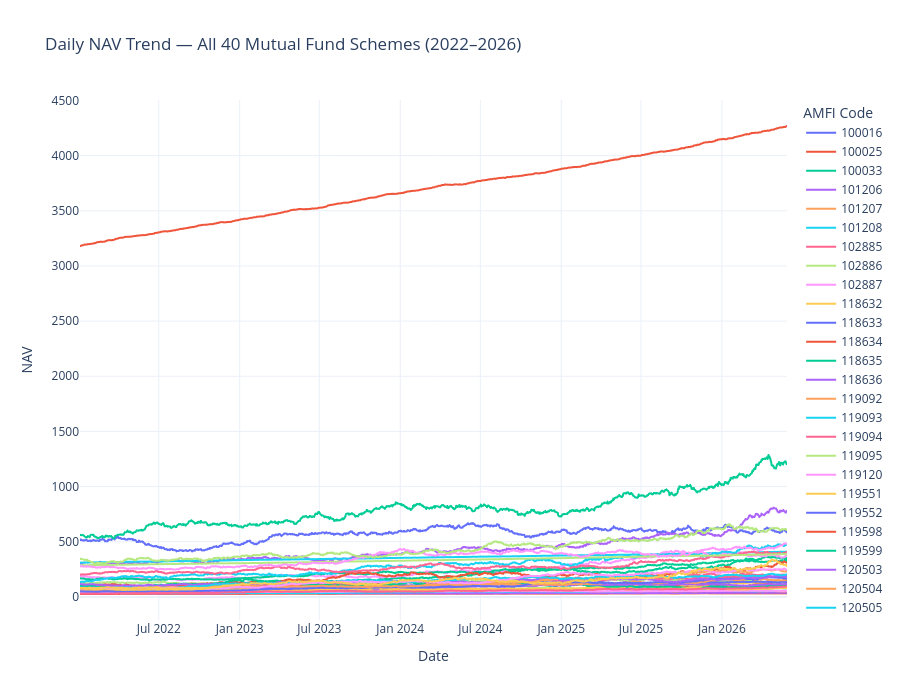

The notebook cell saved with this chart:
### Code cell
# ============================================================
# TASK 1 — DAILY NAV TREND FOR ALL 40 SCHEMES
# ============================================================

fig = px.line(
    nav_history,
    x="date",
    y="nav",
    color="amfi_code",
    title="Daily NAV Trend — All 40 Mutual Fund Schemes (2022–2026)",
    labels={
        "date": "Date",
        "nav": "NAV",
        "amfi_code": "AMFI Code"
    }
)

fig.update_layout(
    template="plotly_white",
    height=700,
    hovermode="x unified",
    legend_title_text="AMFI Code"
)

fig.show()

### Figure 1 — Plotly figure (JSON) as saved in the notebook; plotly's stock layout.template omitted (floating-point values rounded to 4 significant figures; data arrays with more than 128 entries replaced by an {"elided": "..."} marker saying what was removed)
{"data": [{"hovertemplate": "AMFI Code=100016<br>Date=%{x}<br>NAV=%{y}<extra></extra>", "legendgroup": "100016", "line": {"color": "#636efa", "dash": "solid"}, "marker": {"symbol": "circle"}, "mode": "lines", "name": "100016", "showlegend": true, "type": "scattergl", "x": {"elided": "1150 str values"}, "xaxis": "x", "y": {"elided": "1150 float values"}, "yaxis": "y"}, {"hovertemplate": "AMFI Code=100025<br>Date=%{x}<br>NAV=%{y}<extra></extra>", "legendgroup": "100025", "line": {"color": "#EF553B", "dash": "solid"}, "marker": {"symbol": "circle"}, "mode": "lines", "name": "100025", "showlegend": true, "type": "scattergl", "x": {"elided": "1150 str values"}, "xaxis": "x", "y": {"elided": "1150 float values"}, "yaxis": "y"}, {"hovertemplate": "AMFI Code=100033<br>Date=%{x}<br>NAV=%{y}<extra></extra>", "legendgroup": "100033", "line": {"color": "#00cc96", "dash": "solid"}, "marker": {"symbol": "circle"}, "mode": "lines", "name": "100033", "showlegend": true, "type": "scattergl", "x": {"elided": "1150 str values"}, "xaxis": "x", "y": {"elided": "1150 float values"}, "yaxis": "y"}, {"hovertemplate": "AMFI Code=101206<br>Date=%{x}<br>NAV=%{y}<extra></extra>", "legendgroup": "101206", "line": {"color": "#ab63fa", "dash": "solid"}, "marker": {"symbol": "circle"}, "mode": "lines", "name": "101206", "showlegend": true, "type": "scattergl", "x": {"elided": "1150 str values"}, "xaxis": "x", "y": {"elided": "1150 float values"}, "yaxis": "y"}, {"hovertemplate": "AMFI Code=101207<br>Date=%{x}<br>NAV=%{y}<extra></extra>", "legendgroup": "101207", "line": {"color": "#FFA15A", "dash": "solid"}, "marker": {"symbol": "circle"}, "mode": "lines", "name": "101207", "showlegend": true, "type": "scattergl", "x": {"elided": "1150 str values"}, "xaxis": "x", "y": {"elided": "1150 float values"}, "yaxis": "y"}, {"hovertemplate": "AMFI Code=101208<br>Date=%{x}<br>NAV=%{y}<extra></extra>", "legendgroup": "101208", "line": {"color": "#19d3f3", "dash": "solid"}, "marker": {"symbol": "circle"}, "mode": "lines", "name": "101208", "showlegend": true, "type": "scattergl", "x": {"elided": "1150 str values"}, "xaxis": "x", "y": {"elided": "1150 float values"}, "yaxis": "y"}, {"hovertemplate": "AMFI Code=102885<br>Date=%{x}<br>NAV=%{y}<extra></extra>", "legendgroup": "102885", "line": {"color": "#FF6692", "dash": "solid"}, "marker": {"symbol": "circle"}, "mode": "lines", "name": "102885", "showlegend": true, "type": "scattergl", "x": {"elided": "1150 str values"}, "xaxis": "x", "y": {"elided": "1150 float values"}, "yaxis": "y"}, {"hovertemplate": "AMFI Code=102886<br>Date=%{x}<br>NAV=%{y}<extra></extra>", "legendgroup": "102886", "line": {"color": "#B6E880", "dash": "solid"}, "marker": {"symbol": "circle"}, "mode": "lines", "name": "102886", "showlegend": true, "type": "scattergl", "x": {"elided": "1150 str values"}, "xaxis": "x", "y": {"elided": "1150 float values"}, "yaxis": "y"}, {"hovertemplate": "AMFI Code=102887<br>Date=%{x}<br>NAV=%{y}<extra></extra>", "legendgroup": "102887", "line": {"color": "#FF97FF", "dash": "solid"}, "marker": {"symbol": "circle"}, "mode": "lines", "name": "102887", "showlegend": true, "type": "scattergl", "x": {"elided": "1150 str values"}, "xaxis": "x", "y": {"elided": "1150 float values"}, "yaxis": "y"}, {"hovertemplate": "AMFI Code=118632<br>Date=%{x}<br>NAV=%{y}<extra></extra>", "legendgroup": "118632", "line": {"color": "#FECB52", "dash": "solid"}, "marker": {"symbol": "circle"}, "mode": "lines", "name": "118632", "showlegend": true, "type": "scattergl", "x": {"elided": "1150 str values"}, "xaxis": "x", "y": {"elided": "1150 float values"}, "yaxis": "y"}, {"hovertemplate": "AMFI Code=118633<br>Date=%{x}<br>NAV=%{y}<extra></extra>", "legendgroup": "118633", "line": {"color": "#636efa", "dash": "solid"}, "marker": {"symbol": "circle"}, "mode": "lines", "name": "118633", "showlegend": true, "type": "scattergl", "x": {"elided": "1150 str values"}, "xaxis": "x", "y": {"elided": "1150 float values"}, "yaxis": "y"}, {"hovertemplate": "AMFI Code=118634<br>Date=%{x}<br>NAV=%{y}<extra></extra>", "legendgroup": "118634", "line": {"color": "#EF553B", "dash": "solid"}, "marker": {"symbol": "circle"}, "mode": "lines", "name": "118634", "showlegend": true, "type": "scattergl", "x": {"elided": "1150 str values"}, "xaxis": "x", "y": {"elided": "1150 float values"}, "yaxis": "y"}, {"hovertemplate": "AMFI Code=118635<br>Date=%{x}<br>NAV=%{y}<extra></extra>", "legendgroup": "118635", "line": {"color": "#00cc96", "dash": "solid"}, "marker": {"symbol": "circle"}, "mode": "lines", "name": "118635", "showlegend": true, "type": "scattergl", "x": {"elided": "1150 str values"}, "xaxis": "x", "y": {"elided": "1150 float values"}, "yaxis": "y"}, {"hovertemplate": "AMFI Code=118636<br>Date=%{x}<br>NAV=%{y}<extra></extra>", "legendgroup": "118636", "line": {"color": "#ab63fa", "dash": "solid"}, "marker": {"symbol": "circle"}, "mode": "lines", "name": "118636", "showlegend": true, "type": "scattergl", "x": {"elided": "1150 str values"}, "xaxis": "x", "y": {"elided": "1150 float values"}, "yaxis": "y"}, {"hovertemplate": "AMFI Code=119092<br>Date=%{x}<br>NAV=%{y}<extra></extra>", "legendgroup": "119092", "line": {"color": "#FFA15A", "dash": "solid"}, "marker": {"symbol": "circle"}, "mode": "lines", "name": "119092", "showlegend": true, "type": "scattergl", "x": {"elided": "1150 str values"}, "xaxis": "x", "y": {"elided": "1150 float values"}, "yaxis": "y"}, {"hovertemplate": "AMFI Code=119093<br>Date=%{x}<br>NAV=%{y}<extra></extra>", "legendgroup": "119093", "line": {"color": "#19d3f3", "dash": "solid"}, "marker": {"symbol": "circle"}, "mode": "lines", "name": "119093", "showlegend": true, "type": "scattergl", "x": {"elided": "1150 str values"}, "xaxis": "x", "y": {"elided": "1150 float values"}, "yaxis": "y"}, {"hovertemplate": "AMFI Code=119094<br>Date=%{x}<br>NAV=%{y}<extra></extra>", "legendgroup": "119094", "line": {"color": "#FF6692", "dash": "solid"}, "marker": {"symbol": "circle"}, "mode": "lines", "name": "119094", "showlegend": true, "type": "scattergl", "x": {"elided": "1150 str values"}, "xaxis": "x", "y": {"elided": "1150 float values"}, "yaxis": "y"}, {"hovertemplate": "AMFI Code=119095<br>Date=%{x}<br>NAV=%{y}<extra></extra>", "legendgroup": "119095", "line": {"color": "#B6E880", "dash": "solid"}, "marker": {"symbol": "circle"}, "mode": "lines", "name": "119095", "showlegend": true, "type": "scattergl", "x": {"elided": "1150 str values"}, "xaxis": "x", "y": {"elided": "1150 float values"}, "yaxis": "y"}, {"hovertemplate": "AMFI Code=119120<br>Date=%{x}<br>NAV=%{y}<extra></extra>", "legendgroup": "119120", "line": {"color": "#FF97FF", "dash": "solid"}, "marker": {"symbol": "circle"}, "mode": "lines", "name": "119120", "showlegend": true, "type": "scattergl", "x": {"elided": "1150 str values"}, "xaxis": "x", "y": {"elided": "1150 float values"}, "yaxis": "y"}, {"hovertemplate": "AMFI Code=119551<br>Date=%{x}<br>NAV=%{y}<extra></extra>", "legendgroup": "119551", "line": {"color": "#FECB52", "dash": "solid"}, "marker": {"symbol": "circle"}, "mode": "lines", "name": "119551", "showlegend": true, "type": "scattergl", "x": {"elided": "1150 str values"}, "xaxis": "x", "y": {"elided": "1150 float values"}, "yaxis": "y"}, {"hovertemplate": "AMFI Code=119552<br>Date=%{x}<br>NAV=%{y}<extra></extra>", "legendgroup": "119552", "line": {"color": "#636efa", "dash": "solid"}, "marker": {"symbol": "circle"}, "mode": "lines", "name": "119552", "showlegend": true, "type": "scattergl", "x": {"elided": "1150 str values"}, "xaxis": "x", "y": {"elided": "1150 float values"}, "yaxis": "y"}, {"hovertemplate": "AMFI Code=119598<br>Date=%{x}<br>NAV=%{y}<extra></extra>", "legendgroup": "119598", "line": {"color": "#EF553B", "dash": "solid"}, "marker": {"symbol": "circle"}, "mode": "lines", "name": "119598", "showlegend": true, "type": "scattergl", "x": {"elided": "1150 str values"}, "xaxis": "x", "y": {"elided": "1150 float values"}, "yaxis": "y"}, {"hovertemplate": "AMFI Code=119599<br>Date=%{x}<br>NAV=%{y}<extra></extra>", "legendgroup": "119599", "line": {"color": "#00cc96", "dash": "solid"}, "marker": {"symbol": "circle"}, "mode": "lines", "name": "119599", "showlegend": true, "type": "scattergl", "x": {"elided": "1150 str values"}, "xaxis": "x", "y": {"elided": "1150 float values"}, "yaxis": "y"}, {"hovertemplate": "AMFI Code=120503<br>Date=%{x}<br>NAV=%{y}<extra></extra>", "legendgroup": "120503", "line": {"color": "#ab63fa", "dash": "solid"}, "marker": {"symbol": "circle"}, "mode": "lines", "name": "120503", "showlegend": true, "type": "scattergl", "x": {"elided": "1150 str values"}, "xaxis": "x", "y": {"elided": "1150 float values"}, "yaxis": "y"}, {"hovertemplate": "AMFI Code=120504<br>Date=%{x}<br>NAV=%{y}<extra></extra>", "legendgroup": "120504", "line": {"color": "#FFA15A", "dash": "solid"}, "marker": {"symbol": "circle"}, "mode": "lines", "name": "120504", "showlegend": true, "type": "scattergl", "x": {"elided": "1150 str values"}, "xaxis": "x", "y": {"elided": "1150 float values"}, "yaxis": "y"}, {"hovertemplate": "AMFI Code=120505<br>Date=%{x}<br>NAV=%{y}<extra></extra>", "legendgroup": "120505", "line": {"color": "#19d3f3", "dash": "solid"}, "marker": {"symbol": "circle"}, "mode": "lines", "name": "120505", "showlegend": true, "type": "scattergl", "x": {"elided": "1150 str values"}, "xaxis": "x", "y": {"elided": "1150 float values"}, "yaxis": "y"}, {"hovertemplate": "AMFI Code=120506<br>Date=%{x}<br>NAV=%{y}<extra></extra>", "legendgroup": "120506", "line": {"color": "#FF6692", "dash": "solid"}, "marker": {"symbol": "circle"}, "mode": "lines", "name": "120506", "showlegend": true, "type": "scattergl", "x": {"elided": "1150 str values"}, "xaxis": "x", "y": {"elided": "1150 float values"}, "yaxis": "y"}, {"hovertemplate": "AMFI Code=120507<br>Date=%{x}<br>NAV=%{y}<extra></extra>", "legendgroup": "120507", "line": {"color": "#B6E880", "dash": "solid"}, "marker": {"symbol": "circle"}, "mode": "lines", "name": "120507", "showlegend": true, "type": "scattergl", "x": {"elided": "1150 str values"}, "xaxis": "x", "y": {"elided": "1150 float values"}, "yaxis": "y"}, {"hovertemplate": "AMFI Code=120841<br>Date=%{x}<br>NAV=%{y}<extra></extra>", "legendgroup": "120841", "line": {"color": "#FF97FF", "dash": "solid"}, "marker": {"symbol": "circle"}, "mode": "lines", "name": "120841", "showlegend": true, "type": "scattergl", "x": {"elided": "1150 str values"}, "xaxis": "x", "y": {"elided": "1150 float values"}, "yaxis": "y"}, {"hovertemplate": "AMFI Code=120842<br>Date=%{x}<br>NAV=%{y}<extra></extra>", "legendgroup": "120842", "line": {"color": "#FECB52", "dash": "solid"}, "marker": {"symbol": "circle"}, "mode": "lines", "name": "120842", "showlegend": true, "type": "scattergl", "x": {"elided": "1150 str values"}, "xaxis": "x", "y": {"elided": "1150 float values"}, "yaxis": "y"}, {"hovertemplate": "AMFI Code=120843<br>Date=%{x}<br>NAV=%{y}<extra></extra>", "legendgroup": "120843", "line": {"color": "#636efa", "dash": "solid"}, "marker": {"symbol": "circle"}, "mode": "lines", "name": "120843", "showlegend": true, "type": "scattergl", "x": {"elided": "1150 str values"}, "xaxis": "x", "y": {"elided": "1150 float values"}, "yaxis": "y"}, {"hovertemplate": "AMFI Code=120844<br>Date=%{x}<br>NAV=%{y}<extra></extra>", "legendgroup": "120844", "line": {"color": "#EF553B", "dash": "solid"}, "marker": {"symbol": "circle"}, "mode": "lines", "name": "120844", "showlegend": true, "type": "scattergl", "x": {"elided": "1150 str values"}, "xaxis": "x", "y": {"elided": "1150 float values"}, "yaxis": "y"}, {"hovertemplate": "AMFI Code=125497<br>Date=%{x}<br>NAV=%{y}<extra></extra>", "legendgroup": "125497", "line": {"color": "#00cc96", "dash": "solid"}, "marker": {"symbol": "circle"}, "mode": "lines", "name": "125497", "showlegend": true, "type": "scattergl", "x": {"elided": "1150 str values"}, "xaxis": "x", "y": {"elided": "1150 float values"}, "yaxis": "y"}, {"hovertemplate": "AMFI Code=125498<br>Date=%{x}<br>NAV=%{y}<extra></extra>", "legendgroup": "125498", "line": {"color": "#ab63fa", "dash": "solid"}, "marker": {"symbol": "circle"}, "mode": "lines", "name": "125498", "showlegend": true, "type": "scattergl", "x": {"elided": "1150 str values"}, "xaxis": "x", "y": {"elided": "1150 float values"}, "yaxis": "y"}, {"hovertemplate": "AMFI Code=148567<br>Date=%{x}<br>NAV=%{y}<extra></extra>", "legendgroup": "148567", "line": {"color": "#FFA15A", "dash": "solid"}, "marker": {"symbol": "circle"}, "mode": "lines", "name": "148567", "showlegend": true, "type": "scattergl", "x": {"elided": "1150 str values"}, "xaxis": "x", "y": {"elided": "1150 float values"}, "yaxis": "y"}, {"hovertemplate": "AMFI Code=148568<br>Date=%{x}<br>NAV=%{y}<extra></extra>", "legendgroup": "148568", "line": {"color": "#19d3f3", "dash": "solid"}, "marker": {"symbol": "circle"}, "mode": "lines", "name": "148568", "showlegend": true, "type": "scattergl", "x": {"elided": "1150 str values"}, "xaxis": "x", "y": {"elided": "1150 float values"}, "yaxis": "y"}, {"hovertemplate": "AMFI Code=148569<br>Date=%{x}<br>NAV=%{y}<extra></extra>", "legendgroup": "148569", "line": {"color": "#FF6692", "dash": "solid"}, "marker": {"symbol": "circle"}, "mode": "lines", "name": "148569", "showlegend": true, "type": "scattergl", "x": {"elided": "1150 str values"}, "xaxis": "x", "y": {"elided": "1150 float values"}, "yaxis": "y"}, {"hovertemplate": "AMFI Code=149322<br>Date=%{x}<br>NAV=%{y}<extra></extra>", "legendgroup": "149322", "line": {"color": "#B6E880", "dash": "solid"}, "marker": {"symbol": "circle"}, "mode": "lines", "name": "149322", "showlegend": true, "type": "scattergl", "x": {"elided": "1150 str values"}, "xaxis": "x", "y": {"elided": "1150 float values"}, "yaxis": "y"}, {"hovertemplate": "AMFI Code=149323<br>Date=%{x}<br>NAV=%{y}<extra></extra>", "legendgroup": "149323", "line": {"color": "#FF97FF", "dash": "solid"}, "marker": {"symbol": "circle"}, "mode": "lines", "name": "149323", "showlegend": true, "type": "scattergl", "x": {"elided": "1150 str values"}, "xaxis": "x", "y": {"elided": "1150 float values"}, "yaxis": "y"}, {"hovertemplate": "AMFI Code=149324<br>Date=%{x}<br>NAV=%{y}<extra></extra>", "legendgroup": "149324", "line": {"color": "#FECB52", "dash": "solid"}, "marker": {"symbol": "circle"}, "mode": "lines", "name": "149324", "showlegend": true, "type": "scattergl", "x": {"elided": "1150 str values"}, "xaxis": "x", "y": {"elided": "1150 float values"}, "yaxis": "y"}], "layout": {"height": 700, "hovermode": "x unified", "legend": {"title": {"text": "AMFI Code"}, "tracegroupgap": 0}, "title": {"text": "Daily NAV Trend — All 40 Mutual Fund Schemes (2022–2026)"}, "xaxis": {"anchor": "y", "domain": [0, 1], "title": {"text": "Date"}}, "yaxis": {"anchor": "x", "domain": [0, 1], "title": {"text": "NAV"}}}}
